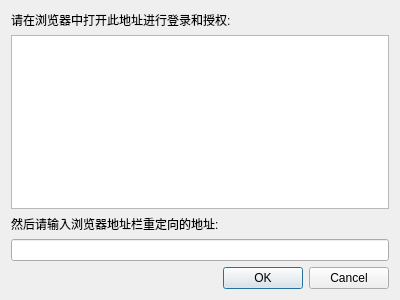
<?xml version="1.0" encoding="UTF-8"?>
<ui version="4.0">
 <class>Dialog</class>
 <widget class="QDialog" name="Dialog">
  <property name="geometry">
   <rect>
    <x>0</x>
    <y>0</y>
    <width>400</width>
    <height>300</height>
   </rect>
  </property>
  <property name="windowTitle">
   <string>Dialog</string>
  </property>
  <layout class="QGridLayout" name="gridLayout">
   <item row="0" column="0">
    <widget class="QLabel" name="label">
     <property name="text">
      <string>请在浏览器中打开此地址进行登录和授权:</string>
     </property>
    </widget>
   </item>
   <item row="1" column="0">
    <widget class="QTextBrowser" name="textBrowser"/>
   </item>
   <item row="2" column="0">
    <widget class="QLabel" name="label_2">
     <property name="text">
      <string>然后请输入浏览器地址栏重定向的地址:</string>
     </property>
    </widget>
   </item>
   <item row="3" column="0">
    <widget class="QLineEdit" name="lineEdit"/>
   </item>
   <item row="4" column="0">
    <widget class="QDialogButtonBox" name="buttonBox">
     <property name="orientation">
      <enum>Qt::Horizontal</enum>
     </property>
     <property name="standardButtons">
      <set>QDialogButtonBox::Cancel|QDialogButtonBox::Ok</set>
     </property>
    </widget>
   </item>
  </layout>
 </widget>
 <tabstops>
  <tabstop>lineEdit</tabstop>
  <tabstop>textBrowser</tabstop>
 </tabstops>
 <resources/>
 <connections>
  <connection>
   <sender>buttonBox</sender>
   <signal>accepted()</signal>
   <receiver>Dialog</receiver>
   <slot>accept()</slot>
   <hints>
    <hint type="sourcelabel">
     <x>248</x>
     <y>254</y>
    </hint>
    <hint type="destinationlabel">
     <x>157</x>
     <y>274</y>
    </hint>
   </hints>
  </connection>
  <connection>
   <sender>buttonBox</sender>
   <signal>rejected()</signal>
   <receiver>Dialog</receiver>
   <slot>reject()</slot>
   <hints>
    <hint type="sourcelabel">
     <x>316</x>
     <y>260</y>
    </hint>
    <hint type="destinationlabel">
     <x>286</x>
     <y>274</y>
    </hint>
   </hints>
  </connection>
 </connections>
</ui>
